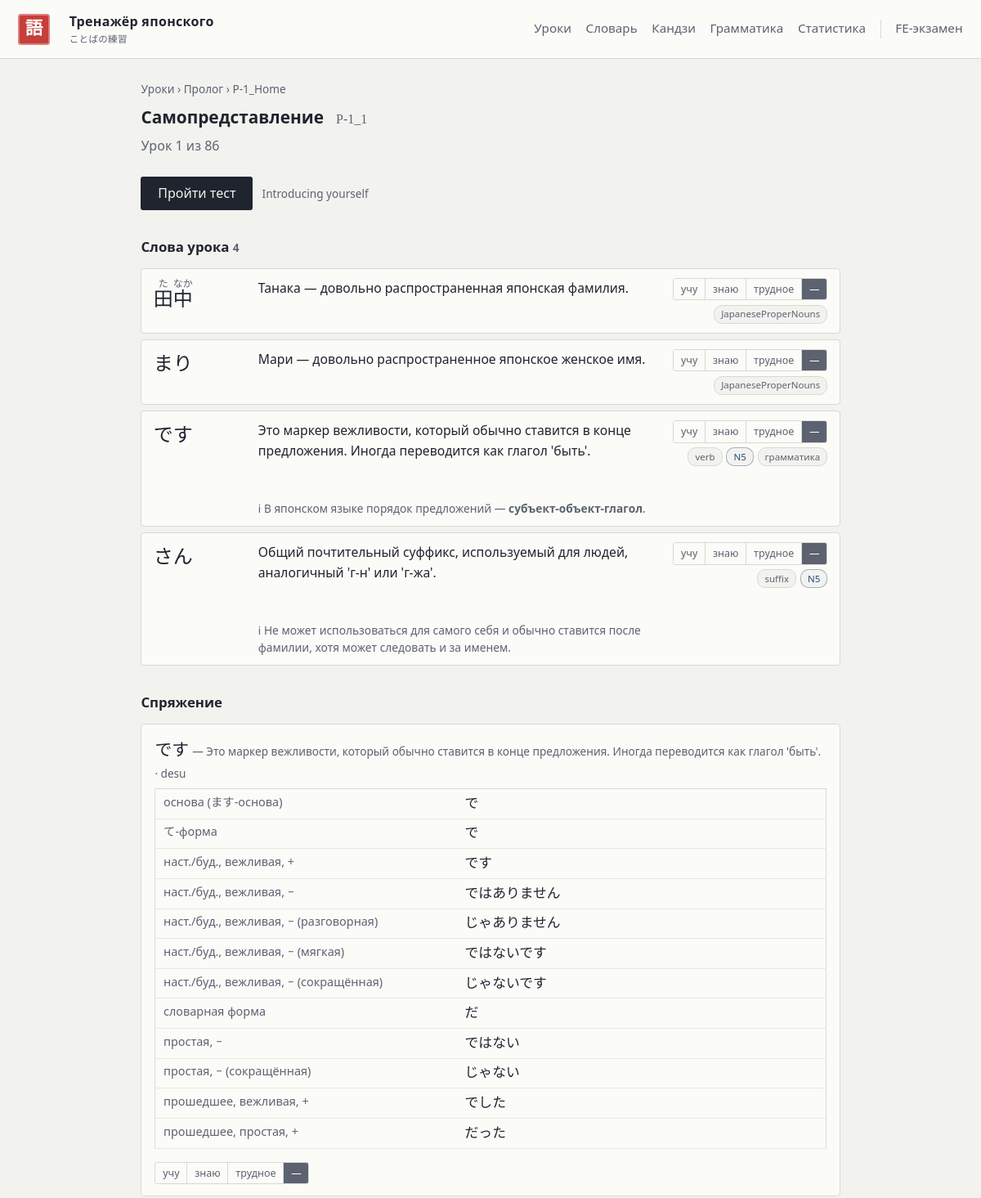
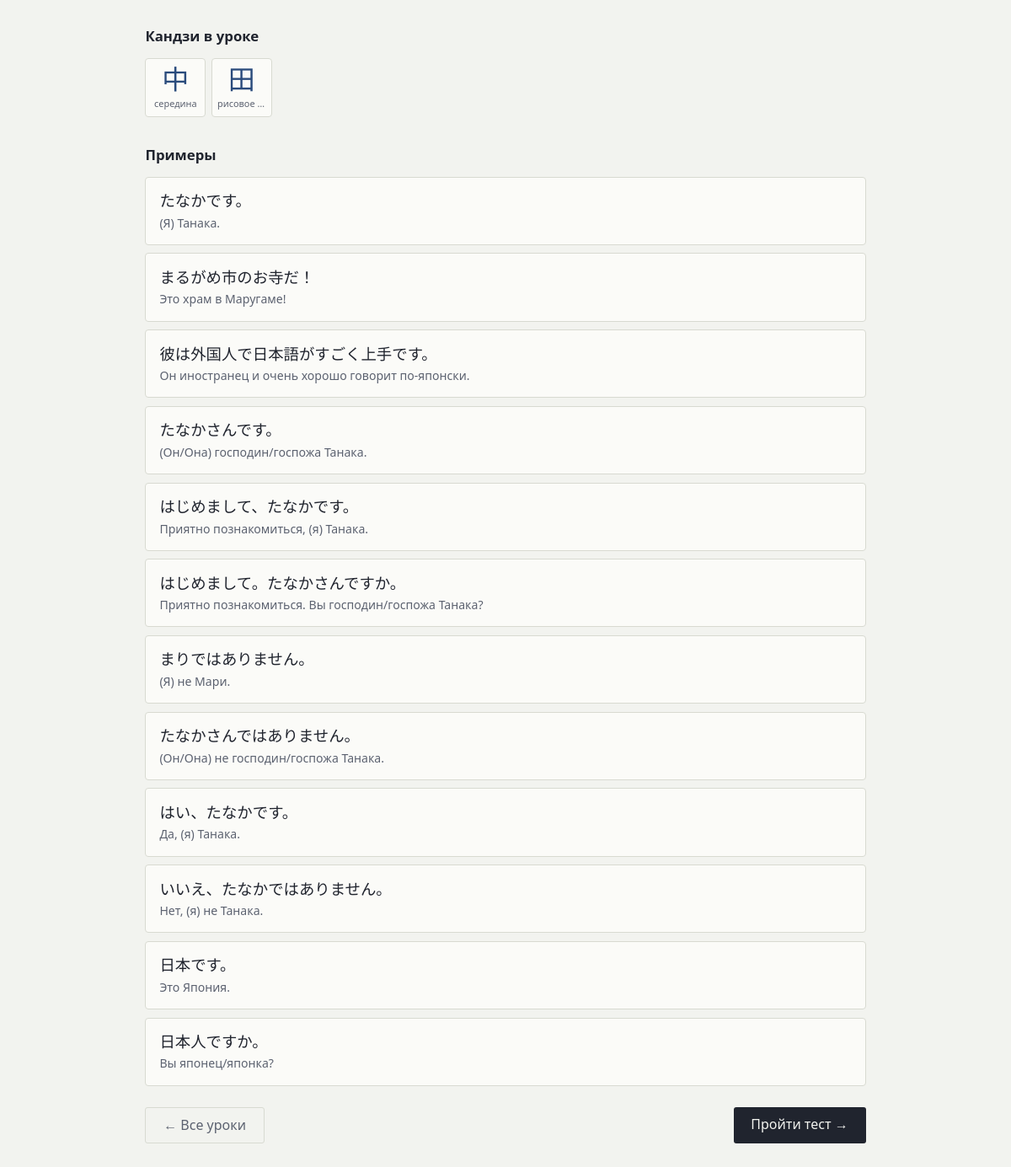
The app's page /lesson/P-1_1 with its own data (2 pictures, top to bottom).
### tables this page shows
CREATE TABLE wg_lesson (
    id             TEXT PRIMARY KEY,
    ord            INTEGER NOT NULL,
    kind           TEXT NOT NULL,          -- words | conjugation | topic
    chapter        TEXT NOT NULL DEFAULT '',
    chapter_index  INTEGER NOT NULL DEFAULT 0,
    location       TEXT NOT NULL DEFAULT '',
    title_ru       TEXT NOT NULL DEFAULT '',
    title_en       TEXT NOT NULL DEFAULT '',
    explanation_ru TEXT NOT NULL DEFAULT '',
    explanation_en TEXT NOT NULL DEFAULT '',
    has_grammar    INTEGER NOT NULL DEFAULT 0
);

CREATE TABLE wg_word (
    id          TEXT PRIMARY KEY,
    ord         INTEGER NOT NULL,
    word        TEXT NOT NULL,
    furigana    TEXT NOT NULL DEFAULT '',
    reading     TEXT NOT NULL DEFAULT '',
    meaning_ru  TEXT NOT NULL DEFAULT '',
    note_ru     TEXT NOT NULL DEFAULT '',
    meaning_en  TEXT NOT NULL DEFAULT '',
    category    TEXT NOT NULL DEFAULT '',
    jlpt        TEXT NOT NULL DEFAULT '',
    tags        TEXT NOT NULL DEFAULT '',
    is_grammar  INTEGER NOT NULL DEFAULT 0,
    lesson_id   TEXT NOT NULL DEFAULT '',
    synonym     TEXT NOT NULL DEFAULT ''
);

CREATE TABLE wg_conjugation (
    id         TEXT PRIMARY KEY,
    ord        INTEGER NOT NULL,
    kind       TEXT NOT NULL,              -- verb | adjective
    word       TEXT NOT NULL,
    furigana   TEXT NOT NULL DEFAULT '',
    reading    TEXT NOT NULL DEFAULT '',
    meaning_ru TEXT NOT NULL DEFAULT '',
    word_id    TEXT NOT NULL DEFAULT '',
    category   TEXT NOT NULL DEFAULT '',   -- godan | ichidan | irregular | i | na
    forms      TEXT NOT NULL DEFAULT '{}'  -- JSON
);

CREATE TABLE wg_kanji (
    kanji         TEXT PRIMARY KEY,
    ord           INTEGER NOT NULL,
    meaning_ru    TEXT NOT NULL DEFAULT '',
    meaning_en    TEXT NOT NULL DEFAULT '',
    on_readings   TEXT NOT NULL DEFAULT '',
    kun_readings  TEXT NOT NULL DEFAULT '',
    strokes       TEXT NOT NULL DEFAULT '',
    grade         TEXT NOT NULL DEFAULT '',
    jlpt          TEXT NOT NULL DEFAULT '',
    decomposition TEXT NOT NULL DEFAULT '',
    resembling    TEXT NOT NULL DEFAULT '',
    word_ids      TEXT NOT NULL DEFAULT '[]'
);

CREATE TABLE wg_sentence (
    id             TEXT PRIMARY KEY,
    ord            INTEGER NOT NULL,
    japanese       TEXT NOT NULL,
    blocks         TEXT NOT NULL DEFAULT '[]',   -- JSON: [{text, word_id}]
    word_ids       TEXT NOT NULL DEFAULT '[]',   -- JSON
    anchor_word_id TEXT NOT NULL DEFAULT '',
    ru             TEXT NOT NULL DEFAULT '',
    en             TEXT NOT NULL DEFAULT '',
    politeness     TEXT NOT NULL DEFAULT ''
);

### app/routers/pages.py (the view)
@router.get("/lesson/{lesson_id}")
async def lesson_page(request: Request, lesson_id: str):
    conn = await db.get_db()
    lesson = await content.lesson(conn, lesson_id)
    if not lesson:
        raise HTTPException(404, "урок не найден")
    words = await content.words(conn, lesson_id)
    ids = [w["id"] for w in words]
    ctx = await _render_context(conn)
    state = (await progress.lesson_map(conn)).get(lesson_id, {})
    return templates.TemplateResponse(request, "lesson.html", {
        "lesson": lesson,
        "explanation": render(lesson["explanation_ru"] or lesson["explanation_en"], ctx),
        "words": words,
        "notes": {w["id"]: render(w["note_ru"], ctx) for w in words if w["note_ru"]},
        "grammar": [{**g, "note_html": render(g["note_ru"], ctx)}
                    for g in await content.grammar_for_lesson(conn, lesson_id)],
        "sentences": await content.sentences_for_words(conn, ids, limit=12),
        "conjugations": await content.conjugations_for_words(conn, ids),
        "kanji": await content.kanji_for_words(conn, ids),
        "marks": await marks.get_map(conn, "word"),
        "statuses": marks.STATUS_LABELS,
        "state": state,
        "form_names": quiz.FORM_NAMES,
    })

### app/templates/lesson.html (shortened to what this page needs)
{% extends "base.html" %}
{% import "_macros.html" as m %}
{% block content %}
<div class="crumbs"><a href="/">Уроки</a> › {{ lesson.chapter }} › {{ lesson.location }}</div>
<h1>{{ lesson.title_ru or lesson.id }}
  <span class="jp">{{ lesson.id }}</span></h1>
<p class="lead">
  Урок {{ lesson.ord }} из 86
</p>
<div class="toolbar">
  {% if words or sentences or kanji %}
  <a class="btn" href="/quiz?lesson={{ lesson.id }}">Пройти тест</a>
  {% endif %}
  {% if lesson.title_en %}<span class="muted small">{{ lesson.title_en }}</span>{% endif %}
</div>
{% if words %}
<h2>Слова урока <span class="muted small">{{ words | length }}</span></h2>
{% for word in words %}
<div class="word-card" id="w-{{ word.id }}">
  <div class="jp">{{ word.furigana | furigana(word.word) }}</div>
  <div class="body">
    <div class="meaning">{% if word.meaning_ru or word.meaning_en %}{{ word.meaning_ru or word.meaning_en }}{% else %}<span class="muted small">перевода нет в данных игры</span>{% endif %}</div>
    {% if notes.get(word.id) %}<div class="note">{{ notes[word.id] | safe }}</div>{% endif %}
  </div>
  <div class="side">
    {{ m.mark_buttons('word', word.id, marks, statuses) }}
    <div class="tags">
      {% if word.category %}<span class="pill">{{ word.category }}</span>{% endif %}
      {% if word.jlpt %}<span class="pill jlpt">{{ word.jlpt }}</span>{% endif %}
      {% if word.is_grammar %}<span class="pill">грамматика</span>{% endif %}
    </div>
  </div>
</div>
{% endfor %}
{% endif %}
{% if conjugations %}
<h2>Спряжение</h2>
{% for c in conjugations %}
<div class="card">
  <div><span class="jp-text" style="font-size:1.3rem">{{ c.furigana | furigana(c.word) }}</span>
    <span class="muted small"> — {{ c.meaning_ru }} · {{ c.category }}</span></div>
  <table class="conj-table">
    {% for key, value in c.forms.items() %}
      {% if key in form_names %}
      <tr><td class="k">{{ form_names[key] }}</td><td class="v">{{ value }}</td></tr>
      {% endif %}
    {% endfor %}
  </table>
  {{ m.mark_buttons('conjugation', c.id, marks, statuses) }}
</div>
{% endfor %}
{% endif %}
{% if kanji %}
<h2>Кандзи в уроке</h2>
<div class="kanji-grid">
  {% for k in kanji %}
  <a class="kanji-cell" href="/kanji#k-{{ k.kanji }}">
    <div class="ch">{{ k.kanji }}</div>
    <div class="ru">{{ k.meaning_ru }}</div>
  </a>
  {% endfor %}
</div>
{% endif %}
{% if sentences %}
<h2>Примеры</h2>
{% for s in sentences %}
<div class="card">
  <div class="ex-jp">{{ s.japanese }}</div>
  <div class="ex-ru">{{ s.ru or s.en }}</div>
</div>
{% endfor %}
{% endif %}
<div class="pager">
  <a class="btn ghost" href="/">← Все уроки</a>
  {% if words or sentences %}<a class="btn" href="/quiz?lesson={{ lesson.id }}">Пройти тест →</a>{% endif %}
</div>
{% endblock %}

### app/templates/_macros.html (shortened to what this page needs)
{% macro mark_buttons(item_type, item_id, marks, statuses) -%}
{% set current = marks.get(item_id, {}).get('status', 'new') %}
<span class="marks" data-item-type="{{ item_type }}" data-item-id="{{ item_id }}">
  {%- for status, label in statuses.items() if status != 'new' -%}
  <button type="button" data-status="{{ status }}"
          class="{% if current == status %}on{% endif %}"
          title="Отметить: {{ label }}">{{ label }}</button>
  {%- endfor -%}
  <button type="button" data-status="new" class="{% if current == 'new' %}on{% endif %}"
          title="Снять отметку">—</button>
</span>
{%- endmacro %}

### app/static/style.css (style rules this page uses)
:root { --paper: #f2f3ef; --card: #fbfbf8; --ink: #20242e; --ink-soft: #5c6270; --ai: #2a4b7c; --shu: #c73e3a; --matcha: #4f7d5c; --kuchiba: #b5813f; --line: #d8dad1; --grid: #e7e8e0; --jp-serif: "Noto Serif JP", "Hiragino Mincho ProN", "Yu Mincho", "MS PMincho", serif; --ui: system-ui, "Segoe UI", Roboto, sans-serif; --mono: "Cascadia Code", Consolas, monospace; }
* { box-sizing: border-box; }
body { margin: 0; background: var(--paper); color: var(--ink); font-family: var(--ui); font-size: 16px; line-height: 1.55; }
a { color: var(--ai); text-decoration: none; }
h1 { font-size: 1.3rem; font-weight: 600; margin: 0 0 .4rem; }
h1 .jp { font-family: var(--jp-serif); color: var(--ink-soft); font-weight: 400; margin-left: .6rem; font-size: 1rem; }
h2 { font-size: 1.05rem; font-weight: 600; margin: 2rem 0 .8rem; }
.lead { color: var(--ink-soft); margin: 0 0 1.6rem; }
.crumbs { color: var(--ink-soft); font-size: .85rem; margin-bottom: .5rem; }
.crumbs a { color: var(--ink-soft); }
.btn { display: inline-block; font: inherit; padding: .5rem 1.3rem; cursor: pointer; background: var(--ink); color: var(--paper); border: none; border-radius: 3px; text-decoration: none; }
.btn.ghost { background: transparent; color: var(--ink-soft); border: 1px solid var(--line); }
.card { background: var(--card); border: 1px solid var(--line); border-radius: 4px; padding: .9rem 1rem; margin-bottom: .6rem; }
.pill { display: inline-block; font-size: .72rem; padding: .1rem .5rem; border: 1px solid var(--line); border-radius: 10px; color: var(--ink-soft); background: var(--paper); white-space: nowrap; }
.pill.jlpt { color: var(--ai); border-color: color-mix(in srgb, var(--ai) 40%, transparent); }
.muted { color: var(--ink-soft); }
.small { font-size: .85rem; }
.jp-text { font-family: var(--jp-serif); }
ruby rt { font-size: .5em; color: var(--ink-soft); font-family: var(--ui); }
.marks { display: inline-flex; gap: 0; border: 1px solid var(--line); border-radius: 3px; overflow: hidden; }
.marks button { font: inherit; font-size: .78rem; padding: .18rem .55rem; cursor: pointer; background: var(--card); color: var(--ink-soft); border: none; border-right: 1px solid var(--line); }
.marks button:last-child { border-right: none; }
.marks button.on { color: #fff; }
.marks button.on[data-status="new"] { background: var(--ink-soft); }
.ex-jp { font-family: var(--jp-serif); font-size: 1.15rem; }
.ex-ru { color: var(--ink-soft); font-size: .88rem; }
.word-card { display: flex; align-items: flex-start; gap: 1rem; flex-wrap: wrap; padding: .7rem .9rem; margin-bottom: .45rem; background: var(--card); border: 1px solid var(--line); border-radius: 4px; }
.word-card .jp { font-family: var(--jp-serif); font-size: 1.5rem; min-width: 7rem; }
.word-card .body { flex: 1; min-width: 12rem; }
.word-card .body .meaning { font-size: .98rem; }
.word-card .body .note { color: var(--ink-soft); font-size: .86rem; margin-top: .3rem; }
.word-card .side { display: flex; flex-direction: column; gap: .35rem; align-items: flex-end; }
.word-card .tags { display: flex; gap: .3rem; flex-wrap: wrap; justify-content: flex-end; }
.conj-table { width: 100%; border-collapse: collapse; font-size: .9rem; margin: .4rem 0 1rem; }
.conj-table td { padding: .3rem .6rem; border-bottom: 1px solid var(--grid); }
.conj-table td.k { color: var(--ink-soft); width: 45%; }
.conj-table td.v { font-family: var(--jp-serif); font-size: 1.05rem; }
.toolbar { display: flex; gap: .7rem; flex-wrap: wrap; margin-bottom: 1rem; align-items: center; }
table { width: 100%; border-collapse: collapse; background: var(--card); border: 1px solid var(--line); font-size: .95rem; }
th, td { text-align: left; padding: .45rem .7rem; border-bottom: 1px solid var(--grid); vertical-align: top; }
.kanji-grid { display: grid; grid-template-columns: repeat(auto-fill, minmax(4.4rem, 1fr)); gap: .4rem; }
.kanji-cell { background: var(--card); border: 1px solid var(--line); border-radius: 4px; padding: .4rem; text-align: center; cursor: pointer; }
.kanji-cell .ch { font-family: var(--jp-serif); font-size: 2rem; line-height: 1.2; }
.kanji-cell .ru { font-size: .68rem; color: var(--ink-soft); overflow: hidden; text-overflow: ellipsis; white-space: nowrap; }
.pager { display: flex; justify-content: space-between; gap: 1rem; margin-top: 1.6rem; }

### records on screen
wg_lesson: chapter "Пролог", location "P-1_Home", title_ru "Самопредставление", id "P-1_1", ord "1", title_en "Introducing yourself"
wg_word: furigana|furigana "田 た 中 なか", meaning_ru "Танака — довольно распространенная японская фамилия.", label "учу" "знаю" "трудное", category "JapaneseProperNouns"
wg_word: furigana|furigana "まり", meaning_ru "Мари — довольно распространенное японское женское имя.", label "учу" "знаю" "трудное", category "JapaneseProperNouns"
wg_word: furigana|furigana "です", meaning_ru "Это маркер вежливости, который обычно ставится в конце предложения. Иногда переводится как глагол 'быть'.", notes "ℹ В японском языке порядок предложений — субъект-объект-глагол .", label "учу" "знаю" "трудное", category "verb", jlpt "N5", is_grammar "грамматика"
wg_word: furigana|furigana "さん", meaning_ru "Общий почтительный суффикс, используемый для людей, аналогичный 'г-н' или 'г-жа'.", note_ru "ℹ Не может использоваться для самого себя и обычно ставится после фамилии, хотя может следовать и за именем.", label "учу" "знаю" "трудное", category "suffix", jlpt "N5"
wg_conjugation: furigana|furigana "です", meaning_ru "Это маркер вежливости, который обычно ставится в конце предложения. Иногда переводится как глагол 'быть'.", category "desu", form_names "основа (ます-основа)" "て-форма" "наст./буд., вежливая, +" "наст./буд., вежливая, −" "наст./буд., вежливая, − (разговорная)" "наст./буд., вежливая, − (мягкая)" "наст./буд., вежливая, − (сокращённая)" "словарная форма" "простая, −" "простая, − (сокращённая)" "прошедшее, вежливая, +" "прошедшее, простая, +", forms "で" "で" "です" "ではありません" "じゃありません" "ではないです" "じゃないです" "だ" "ではない" "じゃない" "でした" "だった", label "учу" "знаю" "трудное"
wg_kanji: kanji "中", meaning_ru "середина"
wg_kanji: kanji "田", meaning_ru "рисовое…"
wg_sentence: japanese "たなかです。", ru "(Я) Танaка."
wg_sentence: japanese "まるがめ市のお寺だ！", ru "Это храм в Маругаме!"
wg_sentence: japanese "彼は外国人で日本語がすごく上手です。", ru "Он иностранец и очень хорошо говорит по-японски."
wg_sentence: japanese "たなかさんです。", ru "(Он/Она) господин/госпожа Танака."
wg_sentence: japanese "はじめまして、たなかです。", ru "Приятно познакомиться, (я) Танака."
wg_sentence: japanese "はじめまして。たなかさんですか。", ru "Приятно познакомиться. Вы господин/госпожа Танака?"
wg_sentence: japanese "まりではありません。", ru "(Я) не Мари."
wg_sentence: japanese "たなかさんではありません。", ru "(Он/Она) не господин/госпожа Танака."
wg_sentence: japanese "はい、たなかです。", ru "Да, (я) Танака."
wg_sentence: japanese "いいえ、たなかではありません。", ru "Нет, (я) не Танака."
wg_sentence: japanese "日本です。", ru "Это Япония."
wg_sentence: japanese "日本人ですか。", ru "Вы японец/японка?"

### other values on screen
{{ words | length }} "4"
